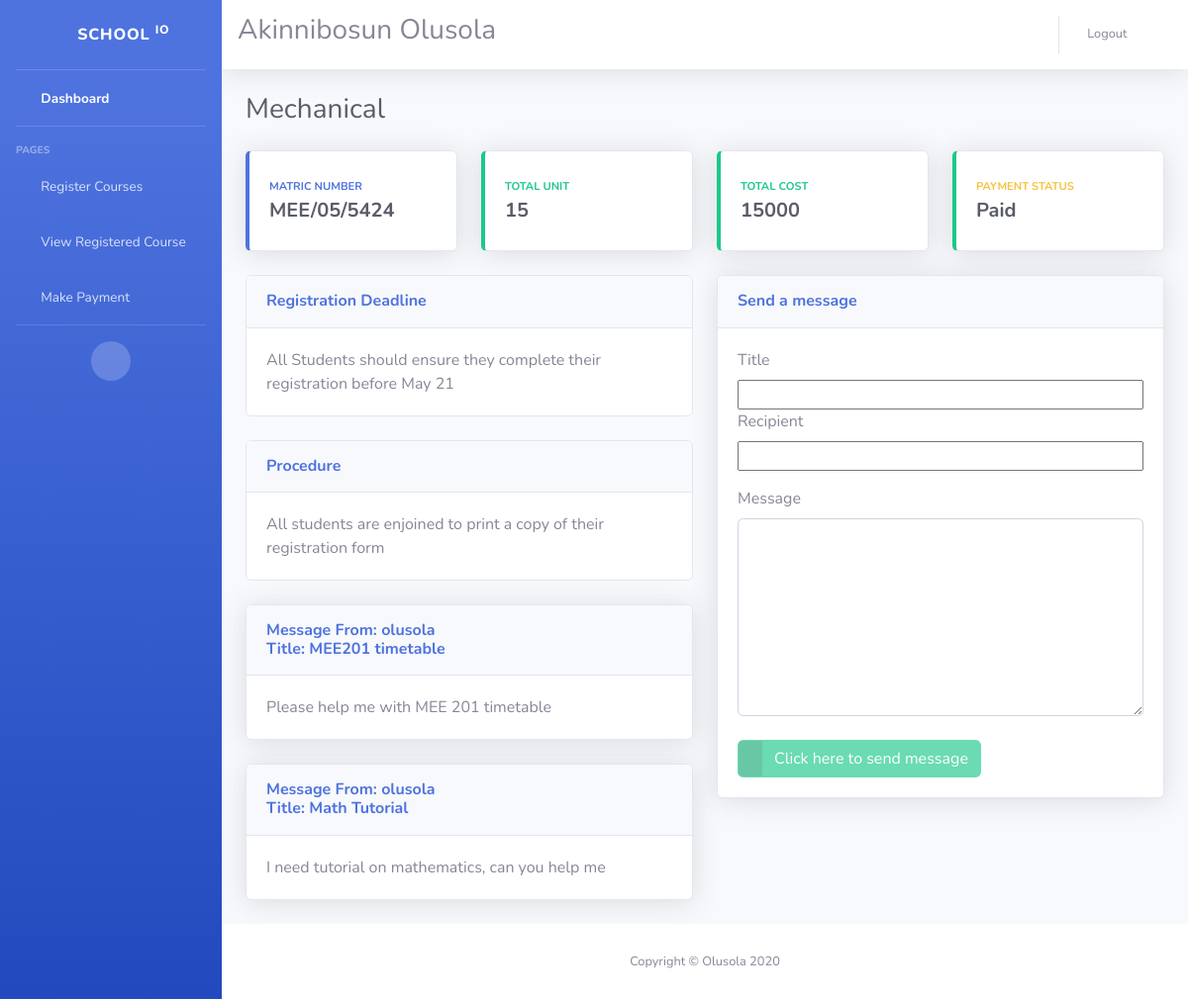
Screenshot of /dashboard (signed in) with the database file from the repository.
### elearn/models.py (models this page shows)
class All_students(models.Model):
   matric = models.CharField(max_length=50)
   department = models.CharField(max_length=50)
   level = models.IntegerField()
   paid = models.BooleanField(default=False)

class Broadcast(models.Model):
   level = models.CharField(max_length=50)
   department = models.CharField(max_length=50)
   message = models.CharField(max_length=200)
   title = models.CharField(max_length=50)

class Personal(models.Model):
   user = models.ForeignKey(User,on_delete=models.CASCADE)
   receiver = models.CharField(max_length=50)
   message = models.CharField(max_length=200)
   title = models.CharField(max_length=50)

### user/models.py (models this page shows, shortened)
class Profile(models.Model):
   user = models.ForeignKey(User,on_delete=models.CASCADE)
   registered = models.BooleanField(default=False)
   department = models.CharField(max_length=50)
   matric_number = models.CharField(max_length=50)

### elearn/views.py (the view)
# urls.py: path("dashboard", views.index, name="index"),
@login_required
def index(request):
   user_level = Profile.objects.get(user=request.user)
   matric = user_level.matric_number
   school_check = All_students.objects.get(matric=matric)
   department = school_check.department
   level = school_check.level
   paid = school_check.paid
   total_unit = Registered_course.objects.filter(user=request.user).aggregate(Sum('reg_unit')).values()
   total_cost = Registered_course.objects.filter(user=request.user).aggregate(Sum('cost')).values()
   context = {
      "course_reg": Course.objects.filter(level=level, department=department),
      "level": level,
      "department": department,
      "matric": matric,
      "total_unit": total_unit,
      "total_cost": total_cost,
      "paid": paid,
      "broadcast": Broadcast.objects.filter(level=level, department=department),
      "all_message": Personal.objects.filter(receiver = request.user ),
      }
   return render(request, "index.html", context)

### elearn/templates/index.html (shortened to what this page needs)
{% load static %}
<!DOCTYPE html>
<html lang="en">
<head>
  <link href="{% static 'vendor/fontawesome-free/css/all.min.css' %}" rel="stylesheet" type="text/css">
  <link href="{% static 'css/sb-admin-2.min.css' %}" rel="stylesheet">
</head>
<body id="page-top">
  <div id="wrapper">
    <ul class="navbar-nav bg-gradient-primary sidebar sidebar-dark accordion" id="accordionSidebar">
      <a class="sidebar-brand d-flex align-items-center justify-content-center" href="index.html">
        <div class="sidebar-brand-icon rotate-n-15">
          <i class="fas fa-laugh-wink"></i>
        </div>
        <div class="sidebar-brand-text mx-3">School <sup>io</sup></div>
      </a>
      <hr class="sidebar-divider my-0">
      <li class="nav-item active">
        <a class="nav-link" href="{% url 'index' %}">
          <i class="fas fa-fw fa-tachometer-alt"></i>
          <span>Dashboard</span></a>
      </li>
      <hr class="sidebar-divider">
      <div class="sidebar-heading">
        Pages
      </div>
      <li class="nav-item">
        <a class="nav-link" href="{% url 'courses' %}">
          <i class="fas fa-fw fa-chart-area"></i>
          <span>Register Courses</span></a>
      </li>
      <li class="nav-item">
        <a class="nav-link" href="{% url 'sem_courses' %}">
          <i class="fas fa-fw fa-chart-area"></i>
          <span>View Registered Course</span></a>
      </li>
      <li class="nav-item">
        <a class="nav-link" href="#" data-toggle="modal" data-target="#PaymentModal">
          <i class="fas fa-fw fa-chart-area"></i>
          <span>Make Payment</span></a>
      </li>
      <hr class="sidebar-divider d-none d-md-block">
      <div class="text-center d-none d-md-inline">
        <button class="rounded-circle border-0" id="sidebarToggle"></button>
      </div>
    </ul>
    <div id="content-wrapper" class="d-flex flex-column">
      <div id="content">
        <nav class="navbar navbar-expand navbar-light bg-white topbar mb-4 static-top shadow">
            <div class="input-group">
              <h3>{{ user.last_name }} {{ user.first_name }}</h3>
            </div>
          <ul class="navbar-nav ml-auto">
            <li class="nav-item dropdown no-arrow">
              <a class="nav-link" href="{% url 'logout' %}" role="button">
                <span class="mr-2 d-none d-lg-inline text-gray-600 small">Logout</span>
                <i class="fas fa-sign-out-alt fa-sm fa-fw mr-2 text-gray-400"></i>
              </a>
            </li>
          </ul>
        </nav>
        <div class="container-fluid">
          <div class="d-sm-flex align-items-center justify-content-between mb-4">
            <h1 class="h3 mb-0 text-gray-800">{{ department }}</h1>
          </div>
          <div class="row">
            <div class="col-xl-3 col-md-6 mb-4">
              <div class="card border-left-primary shadow h-100 py-2">
                <div class="card-body">
                  <div class="row no-gutters align-items-center">
                    <div class="col mr-2">
                      <div class="text-xs font-weight-bold text-primary text-uppercase mb-1">Matric Number</div>
                      <div class="h5 mb-0 font-weight-bold text-gray-800">{{ matric }}</div>
                    </div>
                    <div class="col-auto">
                      <i class="fas fa-calendar fa-2x text-gray-300"></i>
                    </div>
                  </div>
                </div>
              </div>
            </div>
            <div class="col-xl-3 col-md-6 mb-4">
              <div class="card border-left-success shadow h-100 py-2">
                <div class="card-body">
                  <div class="row no-gutters align-items-center">
                    <div class="col mr-2">
                      <div class="text-xs font-weight-bold text-success text-uppercase mb-1">Total Unit</div>
                      <div class="h5 mb-0 font-weight-bold text-gray-800">{% for value in total_unit %}{{ value }} {% endfor %}</div>
                    </div>
                    <div class="col-auto">
                    <i class="fas fa-clipboard-list fa-2x text-gray-300"></i>
                    </div>
                  </div>
                </div>
              </div>
            </div>
            <div class="col-xl-3 col-md-6 mb-4">
              <div class="card border-left-success shadow h-100 py-2">
                <div class="card-body">
                  <div class="row no-gutters align-items-center">
                    <div class="col mr-2">
                      <div class="text-xs font-weight-bold text-success text-uppercase mb-1">Total Cost</div>
                      <div class="h5 mb-0 font-weight-bold text-gray-800">{% for value in total_cost %}{{ value }} {% endfor %}</div>
                    </div>
                    <div class="col-auto">
                    <i class="fas fa-dollar-sign fa-2x text-gray-300"></i>
                    </div>
                  </div>
                </div>
              </div>
            </div>
            <div class="col-xl-3 col-md-6 mb-4">
            {% if paid is False %}
              <div class="card border-left-danger shadow h-100 py-2">
              {% else %}
              <div class="card border-left-success shadow h-100 py-2">
              {% endif %}
                <div class="card-body">
                  <div class="row no-gutters align-items-center">
                    <div class="col mr-2">
                      <div class="text-xs font-weight-bold text-warning text-uppercase mb-1">Payment Status</div>
                      <div class="h5 mb-0 font-weight-bold text-gray-800">{% if paid is False %}Awaits Payment{% else %} Paid {% endif %}</div>
                    </div>
                    <div class="col-auto">
                    <a href="#" data-toggle="modal" data-target="#PaymentModal">
                      <i class="fas fa-shopping-cart fa-2x text-gray-300"></i>
                      </a>
                    </div>
                  </div>
                </div>
              </div>
            </div>
          </div>
          <div class="row">
            <div class="col-lg-6">
              {% for Broadcast in broadcast %}
              <div class="card mb-4">
                <div class="card-header py-3">
             <h6 class="m-0 font-weight-bold text-primary">     {{ Broadcast.title }} </h6>
                </div>
                <div class="card-body">
                  {{ Broadcast.message }}
                </div>
              </div>
              {% endfor %}
              {% for Personal in all_message %}
              <div class="card shadow mb-4">
                <div class="card-header py-3 d-flex flex-row align-items-center justify-content-between">
                  <h6 class="m-0 font-weight-bold text-primary">Message From: {{ Personal.user }} <br> Title: {{ Personal.title }}</h6>
                  <div class="dropdown no-arrow">
                    <a class="dropdown-toggle" href="#" role="button" id="dropdownMenuLink" data-toggle="dropdown" aria-haspopup="true" aria-expanded="false">
                      <i class="fas fa-ellipsis-v fa-sm fa-fw text-gray-400"></i>
                    </a>
                  </div>
                </div>
                <div class="card-body">
                  {{ Personal.message }}
                </div>
              </div>
                {% endfor %}
            </div>
            <div class="col-lg-6">
              <div id="SendMessage" class="card shadow mb-4">
                <a href="#collapseCardExample" class="d-block card-header py-3" data-toggle="collapse" role="button" aria-expanded="true" aria-controls="collapseCardExample">
                  <h6 class="m-0 font-weight-bold text-primary">Send a message</h6>
                </a>
                <div class="collapse show" id="collapseCardExample">
                  <div class="card-body">
                  <form method="POST" action='{% url "user_message" %}'>
                  <div>
                  <label> Title</label>
                    <input id="title" name="title" class="text" style="width: 100%;" required> </input>
                    </div>
                    <div>
                    <label> Recipient </label>
                    <input id="to" name="to" class="text" style="width: 100%;" required> </input>
                    </div>
                    <div>
                    <label> Message</label>
                    <textarea id="message" name="message" class="form-control text" rows="4" style="width: 100%; height:200px;" required>  </textarea>
                    </div>
                    <br>
                    <div>
                   <button id="submit" class="btn btn-success btn-icon-split">
                   <span class="icon text-white-50"></span>
                  <span class="text"> Click here to send message </span> </button>
                  </div>
                  </div>
                </div>
              </div>
            </div>
          </div>
        </div>
      </div>
      <footer class="sticky-footer bg-white">
        <div class="container my-auto">
          <div class="copyright text-center my-auto">
            <span>Copyright &copy; Olusola 2020</span>
          </div>
        </div>
      </footer>
    </div>
  </div>
</body>
</html>

### rows the page displays
All_students: department "Mechanical"
Profile: matric_number "MEE/05/5424"
Broadcast: title "Registration Deadline", message "All Students should ensure they complete their registration before May 21"
Broadcast: title "Procedure", message "All students are enjoined to print a copy of their registration form"
Personal: user "olusola", title "MEE201 timetable", message "Please help me with MEE 201 timetable"
Personal: user "olusola", title "Math Tutorial", message "I need tutorial on mathematics, can you help me"

### other values shown
{{ user.last_name }} "Akinnibosun"
{{ user.first_name }} "Olusola"
{{ value }} "15"
{{ value }} "15000"
